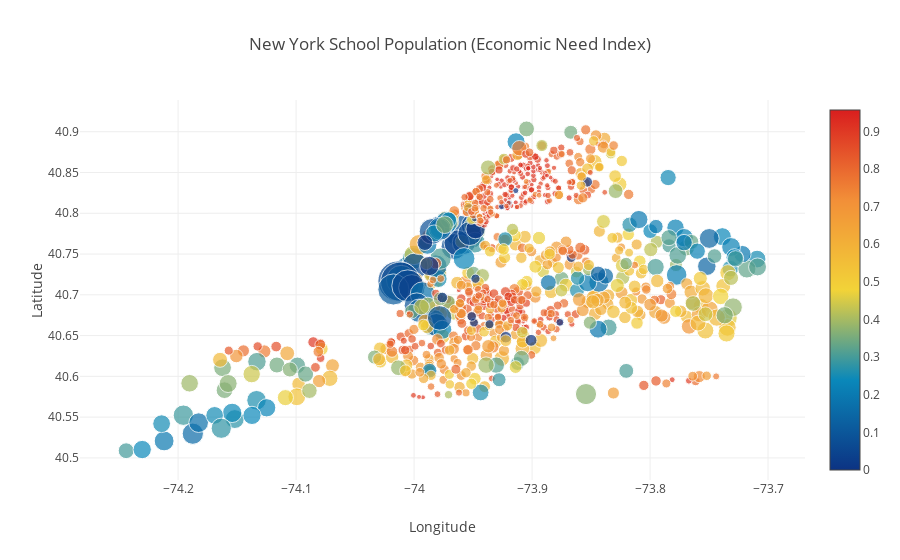

The notebook cell this image was saved under:
### Code cell
fig = go.Figure(data=data_eco, layout=layout)
iplot(fig, filename='scatter_hover_labels_eco_index')

### Figure 1 — Plotly figure (JSON) as saved in the notebook; plotly's stock layout.template omitted (floating-point values rounded to 4 significant figures; data arrays with more than 128 entries replaced by an {"elided": "..."} marker saying what was removed)
{"data": [{"marker": {"color": {"elided": "1272 float values"}, "colorscale": "Portland", "showscale": true, "size": {"elided": "1272 float values"}}, "mode": "markers", "text": {"elided": "1272 str values"}, "type": "scatter", "uid": "103bbea8-95bb-11e8-aa93-ba30cb1f1e85", "x": {"elided": "1272 float values"}, "y": {"elided": "1272 float values"}}], "layout": {"title": "New York School Population (Economic Need Index)", "xaxis": {"title": "Longitude"}, "yaxis": {"title": "Latitude"}}}
